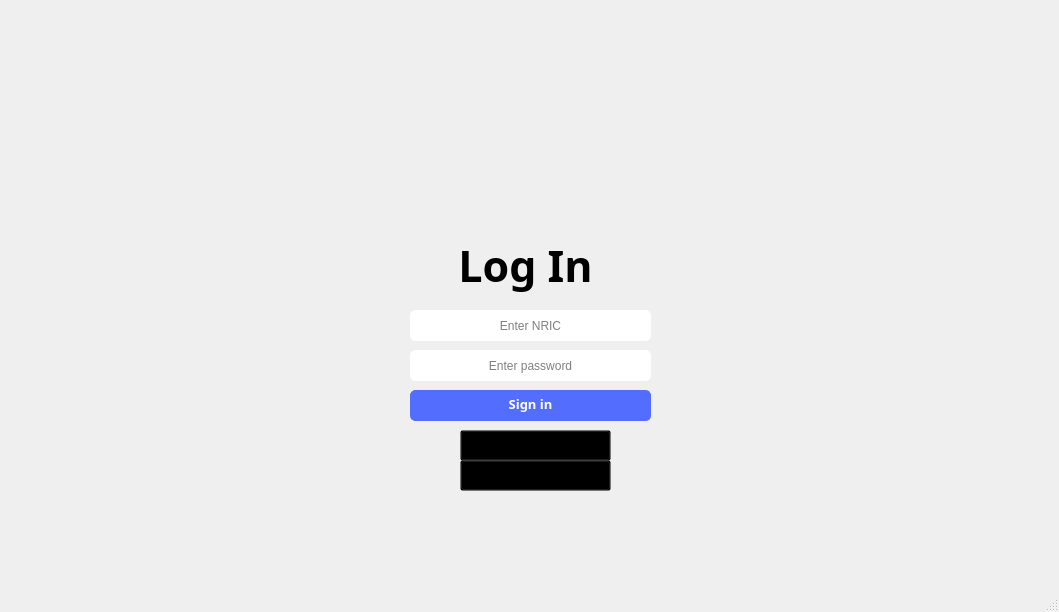
<?xml version="1.0" encoding="UTF-8"?>
<ui version="4.0">
 <class>MainWindow</class>
 <widget class="QMainWindow" name="MainWindow">
  <property name="geometry">
   <rect>
    <x>0</x>
    <y>0</y>
    <width>1059</width>
    <height>612</height>
   </rect>
  </property>
  <property name="sizePolicy">
   <sizepolicy hsizetype="Minimum" vsizetype="Minimum">
    <horstretch>100</horstretch>
    <verstretch>100</verstretch>
   </sizepolicy>
  </property>
  <property name="minimumSize">
   <size>
    <width>1057</width>
    <height>598</height>
   </size>
  </property>
  <property name="windowTitle">
   <string>MainWindow</string>
  </property>
  <property name="styleSheet">
   <string notr="true"/>
  </property>
  <widget class="QWidget" name="centralwidget">
   <widget class="QPushButton" name="signInBtn">
    <property name="geometry">
     <rect>
      <x>410</x>
      <y>390</y>
      <width>241</width>
      <height>31</height>
     </rect>
    </property>
    <property name="sizePolicy">
     <sizepolicy hsizetype="Minimum" vsizetype="Fixed">
      <horstretch>0</horstretch>
      <verstretch>0</verstretch>
     </sizepolicy>
    </property>
    <property name="minimumSize">
     <size>
      <width>241</width>
      <height>31</height>
     </size>
    </property>
    <property name="font">
     <font>
      <family>Raleway</family>
      <pointsize>10</pointsize>
      <weight>75</weight>
      <bold>true</bold>
     </font>
    </property>
    <property name="styleSheet">
     <string notr="true">border-radius: 5px;
border: 1px solid #536DFE;
color: white;
background-color: #536DFE;
text-align: center;
padding-bottom: 4px;</string>
    </property>
    <property name="text">
     <string>Sign in</string>
    </property>
   </widget>
   <widget class="QLineEdit" name="login_nric">
    <property name="geometry">
     <rect>
      <x>410</x>
      <y>310</y>
      <width>241</width>
      <height>31</height>
     </rect>
    </property>
    <property name="minimumSize">
     <size>
      <width>241</width>
      <height>31</height>
     </size>
    </property>
    <property name="styleSheet">
     <string notr="true">border-radius: 5px;
border: 1px solid white;</string>
    </property>
    <property name="alignment">
     <set>Qt::AlignCenter</set>
    </property>
    <property name="placeholderText">
     <string>Enter NRIC</string>
    </property>
   </widget>
   <widget class="QLabel" name="label_3">
    <property name="geometry">
     <rect>
      <x>410</x>
      <y>230</y>
      <width>231</width>
      <height>71</height>
     </rect>
    </property>
    <property name="minimumSize">
     <size>
      <width>231</width>
      <height>71</height>
     </size>
    </property>
    <property name="font">
     <font>
      <family>Raleway</family>
      <pointsize>32</pointsize>
      <weight>75</weight>
      <italic>false</italic>
      <bold>true</bold>
     </font>
    </property>
    <property name="text">
     <string>&lt;html&gt;&lt;head/&gt;&lt;body&gt;&lt;p&gt;Log In&lt;/p&gt;&lt;/body&gt;&lt;/html&gt;</string>
    </property>
    <property name="alignment">
     <set>Qt::AlignCenter</set>
    </property>
   </widget>
   <widget class="QLabel" name="login_heroImage">
    <property name="geometry">
     <rect>
      <x>0</x>
      <y>0</y>
      <width>2061</width>
      <height>1200</height>
     </rect>
    </property>
    <property name="sizePolicy">
     <sizepolicy hsizetype="Minimum" vsizetype="Maximum">
      <horstretch>0</horstretch>
      <verstretch>0</verstretch>
     </sizepolicy>
    </property>
    <property name="minimumSize">
     <size>
      <width>2061</width>
      <height>1200</height>
     </size>
    </property>
    <property name="styleSheet">
     <string notr="true">background-image: url(:/Assets/assets/Login.png);</string>
    </property>
    <property name="text">
     <string/>
    </property>
   </widget>
   <widget class="QLineEdit" name="login_password">
    <property name="geometry">
     <rect>
      <x>410</x>
      <y>350</y>
      <width>241</width>
      <height>31</height>
     </rect>
    </property>
    <property name="minimumSize">
     <size>
      <width>241</width>
      <height>31</height>
     </size>
    </property>
    <property name="styleSheet">
     <string notr="true">border-radius: 5px;
border: 1px solid white;</string>
    </property>
    <property name="alignment">
     <set>Qt::AlignCenter</set>
    </property>
    <property name="placeholderText">
     <string>Enter password</string>
    </property>
   </widget>
   <widget class="QPushButton" name="registerAccountBtn">
    <property name="geometry">
     <rect>
      <x>460</x>
      <y>430</y>
      <width>151</width>
      <height>31</height>
     </rect>
    </property>
    <property name="minimumSize">
     <size>
      <width>151</width>
      <height>31</height>
     </size>
    </property>
    <property name="font">
     <font>
      <family>Raleway</family>
      <pointsize>11</pointsize>
      <weight>75</weight>
      <bold>true</bold>
     </font>
    </property>
    <property name="styleSheet">
     <string notr="true">background-color: transparent;
</string>
    </property>
    <property name="text">
     <string>Register Account</string>
    </property>
   </widget>
   <widget class="QPushButton" name="forgetPasswordBtn">
    <property name="geometry">
     <rect>
      <x>460</x>
      <y>460</y>
      <width>151</width>
      <height>31</height>
     </rect>
    </property>
    <property name="minimumSize">
     <size>
      <width>151</width>
      <height>31</height>
     </size>
    </property>
    <property name="font">
     <font>
      <family>Raleway</family>
      <pointsize>11</pointsize>
      <weight>75</weight>
      <bold>true</bold>
     </font>
    </property>
    <property name="styleSheet">
     <string notr="true">background-color: transparent;
</string>
    </property>
    <property name="text">
     <string>Forget Password</string>
    </property>
   </widget>
   <zorder>login_heroImage</zorder>
   <zorder>signInBtn</zorder>
   <zorder>login_nric</zorder>
   <zorder>label_3</zorder>
   <zorder>login_password</zorder>
   <zorder>registerAccountBtn</zorder>
   <zorder>forgetPasswordBtn</zorder>
  </widget>
  <widget class="QStatusBar" name="statusbar"/>
 </widget>
 <resources>
  <include location="background_image.qrc"/>
 </resources>
 <connections/>
</ui>
